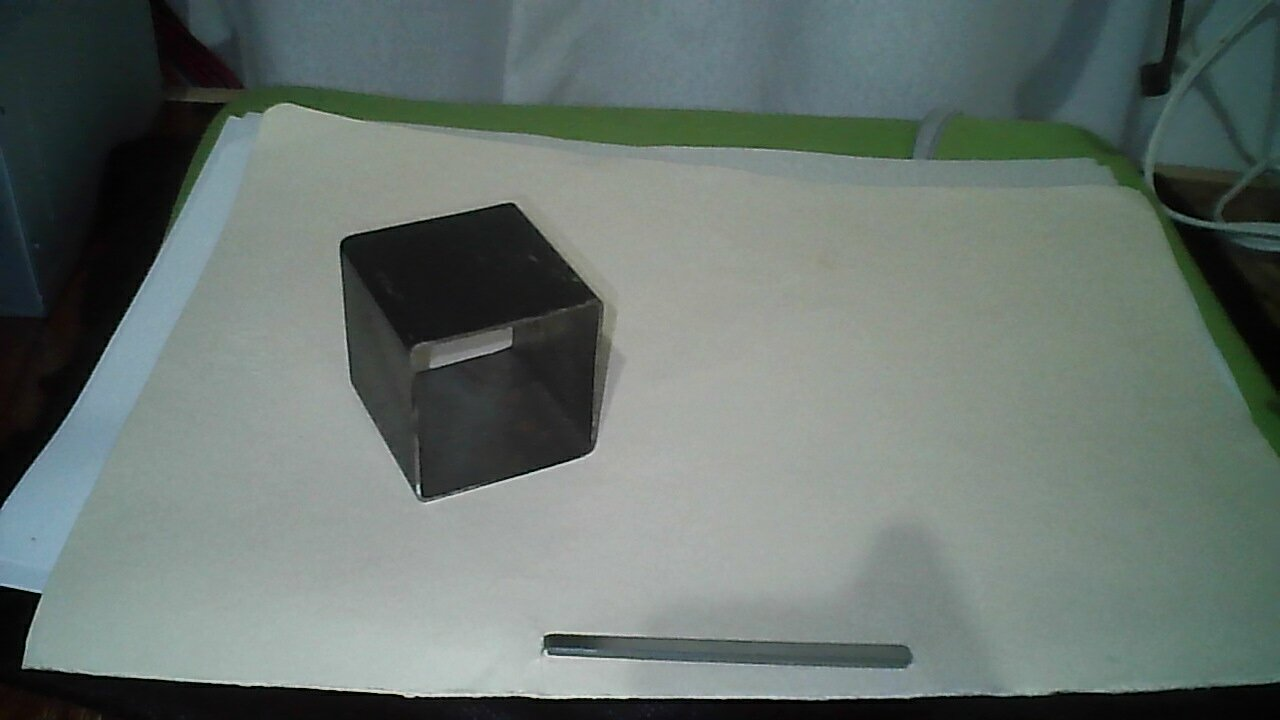
#> input picture notebooks/dataTest/img4.jpg, 1280 x 720 px
$ jupyter execute data_acquisition.ipynb
#> lines starting #> are read from the running program, lines starting #| are printed output that depends on the picture; after the words box and inside, x2 and y2 are one past the last pixel; in counts of white or black regions, pixels touching at a corner belong together
<a href="https://colab.research.google.com/github/97hackbrian/Seeker_ComputerVision/blob/main/notebooks/data_acquisition.ipynb" target="_parent"></a>

[cell 1]
import cv2
import matplotlib.pyplot as plt

[cell 2]
frame=cv2.imread("dataTest/img4.jpg")
#> frame is the input picture: shape (720, 1280, 3); mean B, G, R 110.5, 115.4, 104.2
frame=cv2.cvtColor(frame,cv2.COLOR_BGR2RGB)
print(frame.shape)
#| (720, 1280, 3)
plt.imshow(frame)

[cell 3]
import numpy as np
frame=frame[200:700,268:,:]
#> frame: shape (500, 1012, 3)
#cv2.imwrite("dataTest/img2x.jpeg",frame,None) #ultimo parametro estado de compresion ej: cv2.imwrite('imagen_compresion.jpg', image, [cv2.IMWRITE_JPEG_QUALITY, 90])
print(frame.shape)
#| (500, 1012, 3)
raw=frame

'''
frame_float = frame.astype(np.float32) / 255.0
log_retinex = np.log(frame_float + 1e-3)
log_retinex_filtered = cv2.GaussianBlur(log_retinex, (0, 0),10)
imagen_retinex = np.exp(log_retinex - log_retinex_filtered)
imagen_retinex = (imagen_retinex * 255).astype(np.uint8)
gamma = 15  # Ajusta el valor de gamma según tus necesidades
imagen_retinex_corregida = np.power(imagen_retinex / 255.0, gamma) * 255
imagen_retinex_corregida = imagen_retinex_corregida.astype(np.uint8)

frame=imagen_retinex_corregida
'''


clahe = cv2.createCLAHE(clipLimit=2, tileGridSize=(27,27)) #2,27,27

canal_r,canal_g,canal_b=cv2.split(frame)

canal_r_equalizado = clahe.apply(canal_r)
canal_g_equalizado = clahe.apply(canal_g)
canal_b_equalizado = clahe.apply(canal_b)


# Fusionar los canales de color equalizados para obtener la imagen en color equalizada
frame = cv2.merge((canal_r_equalizado, canal_g_equalizado, canal_b_equalizado))


fig, axes = plt.subplots(1, 2, figsize=(12, 4))
axes[0].imshow(raw)
axes[0].set_title('Sin clahe')
axes[1].imshow(frame)
axes[1].set_title('Con Clahe')
plt.suptitle('CLAHE DIF')
plt.tight_layout()
plt.show()

[cell 4]
frame1=cv2.cvtColor(frame,cv2.COLOR_RGB2YUV)
#> frame1: shape (500, 1012, 3); mean of channels 0, 1, 2 144.9, 126.3, 123
#frame1=frame.copy()
frame2=cv2.cvtColor(frame,cv2.COLOR_RGB2HSV)
#> frame2: shape (500, 1012, 3); mean H, S, V 69.4, 24.2, 149.2
print(frame1.shape)
#| (500, 1012, 3)
print(frame2.shape)
#| (500, 1012, 3)
fig, axes = plt.subplots(1, 2, figsize=(12, 4))  # 1 fila, 3 columnas
# Mostrar las imágenes en los subplots individuales
axes[0].imshow(frame1,cmap="gray")
axes[0].set_title('Imagen 1')
axes[1].imshow(frame2,cmap="gray")
axes[1].set_title('Imagen 2')
# Añadir un título general para toda la figura
plt.suptitle('Múltiples Imágenes')
# Ajustar el espaciado entre subplots
plt.tight_layout()
# Mostrar la figura
plt.show()

[cell 5]
h, s, v = cv2.split(frame2)
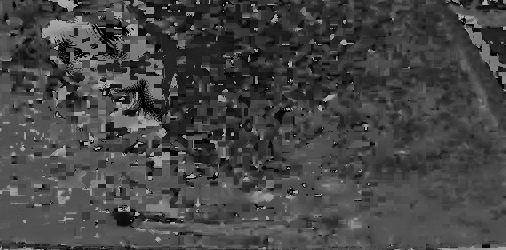
#> h: shape (500, 1012) (shown at 1/2 size); min 0, max 179, mean 69.4


fig, axes = plt.subplots(1, 3, figsize=(12, 4))
axes[0].imshow(h,cmap="gray")
axes[0].set_title('H')
axes[1].imshow(s,cmap="gray")
axes[1].set_title('S')
axes[2].imshow(v,cmap="gray")
axes[2].set_title('V')
plt.suptitle('HSV COMPOSITE')
plt.tight_layout()
plt.show()

[cell 6]
y, u, v = cv2.split(frame1)
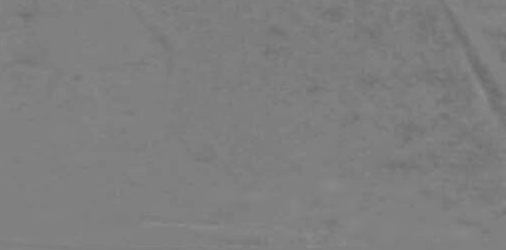
#> u: shape (500, 1012) (shown at 1/2 size); min 106, max 142, mean 126.3


fig, axes = plt.subplots(1, 3, figsize=(12, 4))
axes[0].imshow(y,cmap="gray")
axes[0].set_title('Y')
axes[1].imshow(u,cmap="gray")
axes[1].set_title('U')
axes[2].imshow(v,cmap="gray")
axes[2].set_title('V')
plt.suptitle('YUV COMPOSITE')
plt.tight_layout()
plt.show()

Probando con HSVFull

[cell 7]
import numpy as np
HSV=frame2
H, S, V = cv2.split(HSV)
print(type(H))
#| <class 'numpy.ndarray'>
factor_H = 0 * 255
factor_S = 0.01 * 255
factor_V = 0.02 * 255

# Realizar las multiplicaciones
H = np.clip(H * factor_H / 255, 0, 255).astype(np.uint8)
#> H: shape (500, 1012); every value is 0
S = np.clip(S * factor_S / 255, 0, 255).astype(np.uint8)
V = np.clip(V * factor_V / 255, 0, 255).astype(np.uint8)
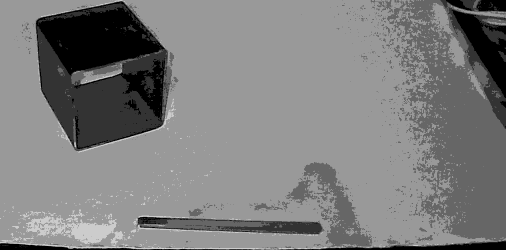
#> V: shape (500, 1012) (shown at 1/2 size); min 0, max 5, mean 2.46; drawn with min black and max white

merged_hsv = cv2.merge((H, S, V))
#> merged_hsv: shape (500, 1012, 3); mean H, S, V 0, 0.0172, 2.46
print(merged_hsv.shape)
#| (500, 1012, 3)
merged_hsv=cv2.cvtColor(merged_hsv,cv2.COLOR_HSV2RGB)
merged_hsv=cv2.cvtColor(merged_hsv,cv2.COLOR_RGB2GRAY)
#> merged_hsv: shape (500, 1012)
plt.imshow(merged_hsv,cmap="gray")
plt.show()

[cell 8]
HSV = frame2
H, S, V = cv2.split(HSV)

# Realiza las operaciones solo en los canales H y S
factor_H = 0.39
factor_S = 2.89
factor_V = 0

H = np.clip(H * factor_H, 0, 255).astype(np.uint8)
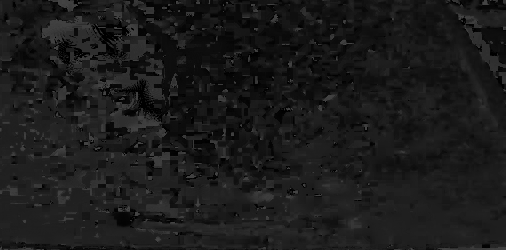
#> H: shape (500, 1012) (shown at 1/2 size); min 0, max 69, mean 26.6
S = np.clip(S * factor_S, 0, 255).astype(np.uint8)
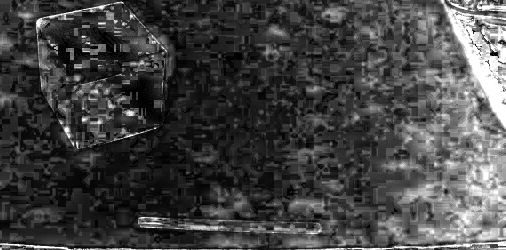
#> S: shape (500, 1012) (shown at 1/2 size); min 0, max 255, mean 67.4

V = np.clip(V * factor_V, 0, 255).astype(np.uint8)


# Suma los canales H y S
combined_channel = cv2.add(H, S,V)
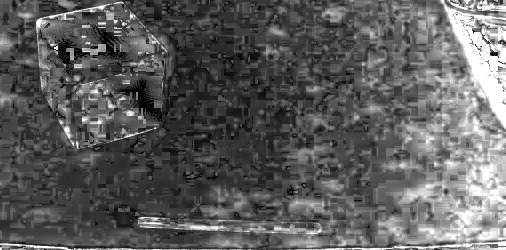
#> combined_channel: shape (500, 1012) (shown at 1/2 size); min 0, max 255, mean 93.3

# Convierte el canal combinado a una imagen en escala de grises
gray_image = combined_channel

# Muestra la imagen en escala de grises
plt.imshow(gray_image, cmap="gray")
plt.show()

[cell 9]
import cv2
import numpy as np
import matplotlib.pyplot as plt

# Supongamos que tienes una imagen en el espacio de color HSV
HSV = frame2

# Extraer la componente V (Valor)
H, S, V = cv2.split(HSV)

# Definir un umbral para la binarización
umbral = 10  # Ajusta este valor según tu preferencia 33, 80,66

# Binarizar la componente V
#mascara_binarizada = (V <= umbral).astype(np.uint8)  # Convertir a 0 (negro) o 1


mascara_binarizada = cv2.adaptiveThreshold(V, 290, cv2.ADAPTIVE_THRESH_GAUSSIAN_C, cv2.THRESH_BINARY_INV, 201, 40)
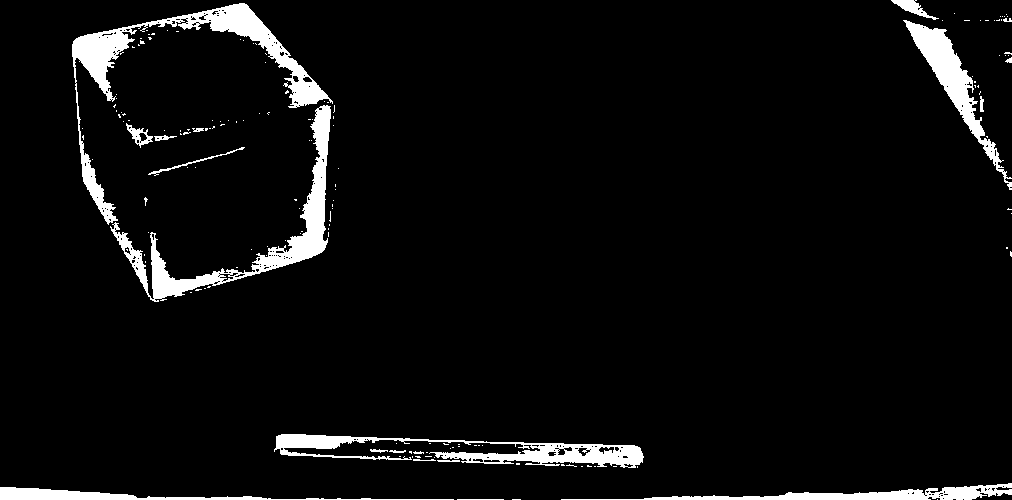
#> mascara_binarizada: shape (500, 1012); 5.2% white; 159 white regions (139 under 20 px), largest, box (x1, y1, x2, y2) and area: (72, 3, 333, 225) 6656, (110, 105, 331, 302) 5723, (274, 434, 644, 468) 4495
#mascara_binarizada = (mascara_binarizada <= umbral).astype(np.uint8)  # Convertir a 0 (negro) o 1


# Multiplicar la componente V por la máscara binarizada
V_binarizada = V * mascara_binarizada

# Reconstruir la imagen HSV con la componente V binarizada
HSV_binarizado = cv2.merge([H, S, V_binarizada])
#> HSV_binarizado: shape (500, 1012, 3); mean H, S, V 69.4, 24.2, 10.9

# Convertir la imagen binarizada de vuelta a BGR para mostrarla
imagen_binarizada_bgr = cv2.cvtColor(HSV_binarizado, cv2.COLOR_HSV2RGB)

# Mostrar la imagen binarizada
plt.imshow(imagen_binarizada_bgr)
plt.show()

[cell 10]
h, s, v = cv2.split(HSV_binarizado)


fig, axes = plt.subplots(1, 3, figsize=(12, 4))
axes[0].imshow(h,cmap="gray")
axes[0].set_title('H')
axes[1].imshow(s,cmap="gray")
axes[1].set_title('S')
axes[2].imshow(v,cmap="gray")
axes[2].set_title('V')
plt.suptitle('HSV COMPOSITE')
plt.tight_layout()
plt.show()

[cell 11]
s2=s
v2=v
factor_s = 0.05#0.045,0.22,0.01,       0.1
s2 = np.clip(s2 * factor_s, 0, 255).astype(np.uint8)

suma_SV = cv2.add(v2, s2)

# Crear una imagen en escala de grises a partir de la suma de S y V
imagen_gris = suma_SV

# Mostrar la imagen en escala de grises
plt.figure(figsize=(10, 7))
plt.imshow(imagen_gris, cmap="gray")
plt.show()

Filter

[cell 12]
def Cannycontours(imagen,u1,u2,b1,b2):
#> called with u1 = 0, u2 = 402, b1 = 11, b2 = 11
        img = cv2.GaussianBlur(imagen,(b1,b2),0)
        Canny = cv2.Canny(img, u1, u2)
#> Canny: shape (500, 1012); 0.95% white in thin lines or dots
        return Canny

def apply_dilation(imagen, dilation_iterations):
#> called with dilation_iterations = 7
        kernel = np.ones((2, 2), np.uint8)
        dilation = cv2.dilate(imagen, kernel, iterations=dilation_iterations)
#> dilation: shape (500, 1012); 7.1% white; 6 white regions
        return dilation

def draw(imagen,imagenOR):
        contours, _ = cv2.findContours(imagen, cv2.RETR_EXTERNAL, cv2.CHAIN_APPROX_SIMPLE)
#> contours = 5 contours; box (x1, y1, x2, y2) and area: (72, 3, 341, 309) 63355, (275, 433, 651, 476) 11126, (892, 2, 1012, 197) 6182, (560, 482, 1012, 500) 2530, (0, 486, 461, 500) 1753
        cv2.drawContours(imagenOR, contours, -1, (0, 255, 0), 2)
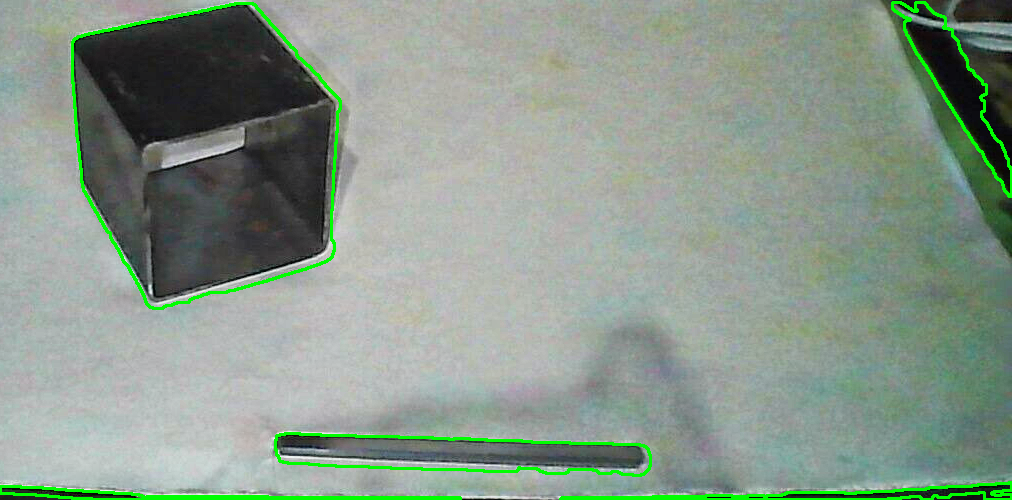
#> imagenOR: shape (500, 1012, 3); mean R, G, B 136.7, 151.9, 138.9
        return imagenOR

[cell 13]
ImagenCanny=Cannycontours(imagen_gris,0,402,11,11)#ImagenCanny=Cannycontours(imagen_gris,230,40,1,1),,,0,100,7,7

plt.figure(figsize=(10, 7))
plt.imshow(ImagenCanny, cmap="gray")
plt.show()

[cell 14]
ImagenDilatation=apply_dilation(ImagenCanny,7)
plt.figure(figsize=(10, 7))
plt.imshow(ImagenDilatation, cmap="gray")
plt.show()

[cell 15]
Contornos=draw(ImagenDilatation,frame)
plt.figure(figsize=(10, 7))
plt.imshow(Contornos)
plt.show()

[cell 16]
cv2.imwrite("dataTest/img4x.jpeg",Contornos,None)
#> Out = True

$ run again, with notebooks/dataTest/img1.jpg copied over notebooks/dataTest/img4.jpg
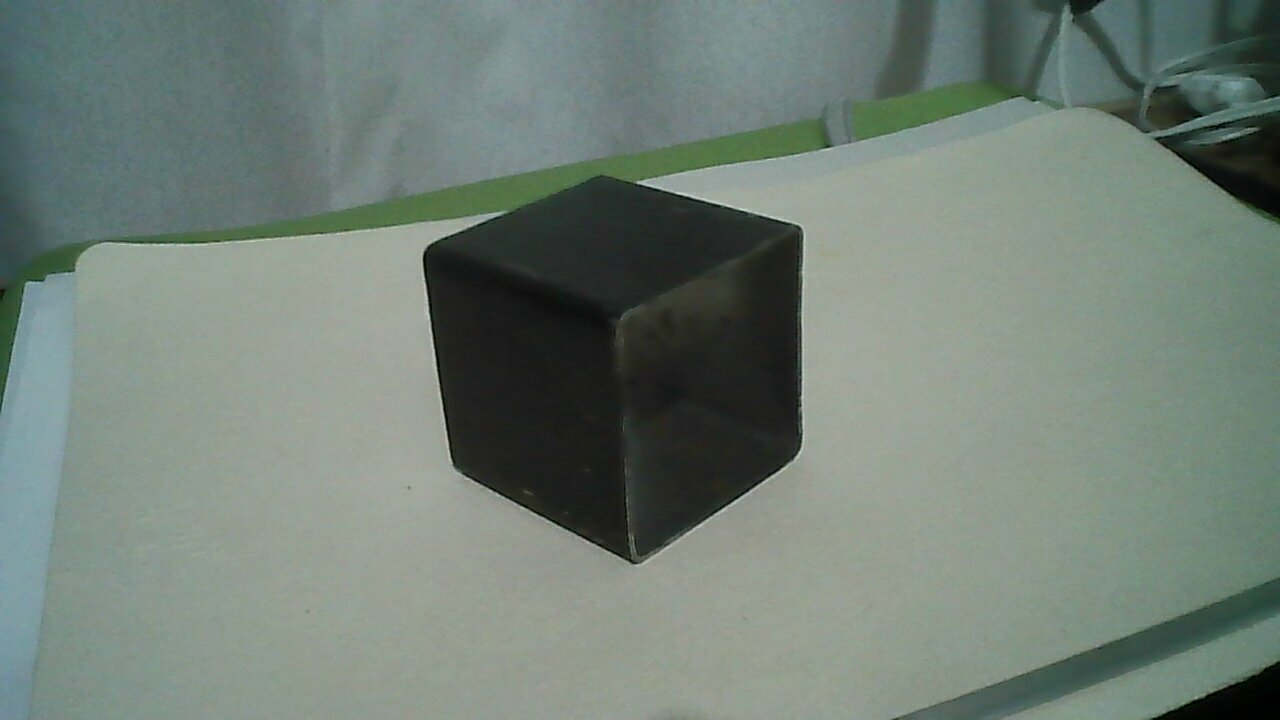
#> input picture notebooks/dataTest/img1.jpg, 1280 x 720 px
#> frame is the input picture: shape (720, 1280, 3); mean B, G, R 118.6, 127.6, 114.1
#| (720, 1280, 3)
#| (500, 1012, 3)
#> frame1: shape (500, 1012, 3); mean of channels 0, 1, 2 138.8, 124.9, 122.9
#> frame2: shape (500, 1012, 3); mean H, S, V 60.9, 28.7, 143.8
#| (500, 1012, 3)
#| (500, 1012, 3)
#| <class 'numpy.ndarray'>
#| (500, 1012, 3)
#> `mascara_binarizada = cv2.adaptiveThreshold(V, 290, cv2.ADAPTIVE_THRESH..`:
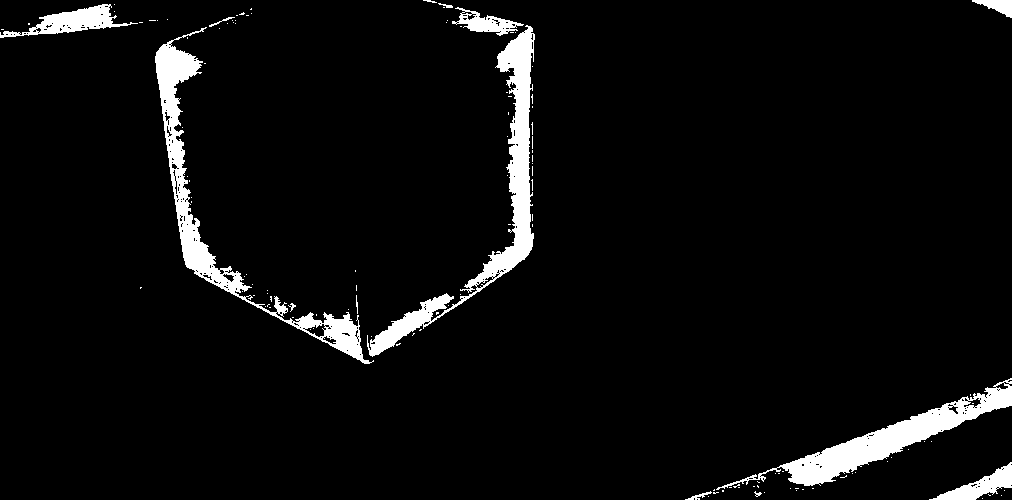
#> mascara_binarizada: shape (500, 1012); 4.9% white; 123 white regions (109 under 20 px), largest, box (x1, y1, x2, y2) and area: (367, 25, 535, 357) 7105, (155, 27, 374, 364) 7055, (716, 378, 1012, 490) 6123
#> HSV_binarizado: shape (500, 1012, 3); mean H, S, V 60.9, 28.7, 9.8
#> Canny: shape (500, 1012); 0.57% white in thin lines or dots, all inside (x1, y1, x2, y2) = (155, 0, 1012, 500)
#> dilation: shape (500, 1012); 4.7% white; 7 white regions
#> contours = 7 contours; box (x1, y1, x2, y2) and area: (155, 5, 542, 372) 20857, (782, 406, 1012, 493) 2354, (176, 132, 222, 264) 1390, (930, 462, 1012, 500) 732, (220, 266, 258, 295) 418, (972, 0, 1012, 25) 397, (977, 487, 1012, 500) 251
#> in draw, `cv2.drawContours(imagenOR, contours, -1, (0, 255, 0), 2)`:
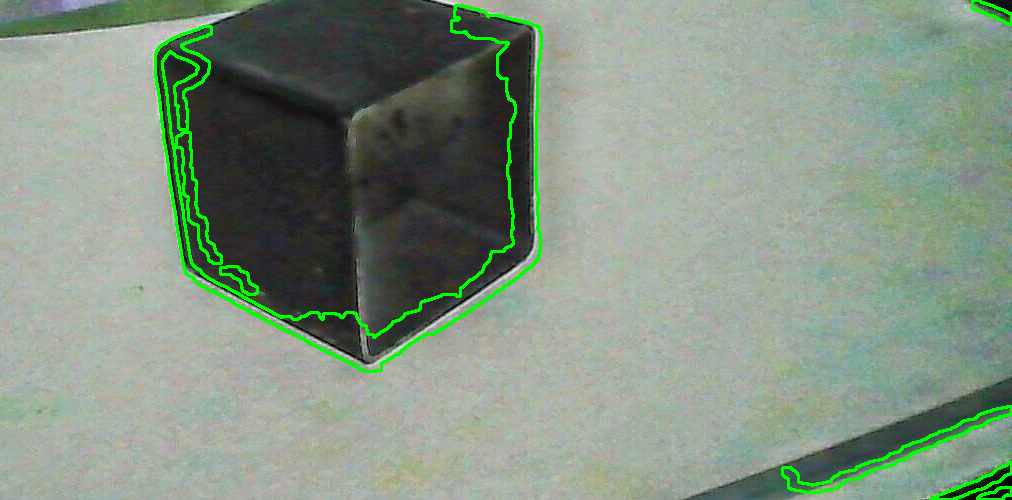
#> imagenOR: shape (500, 1012, 3); mean R, G, B 131, 146.8, 130.1
#> Out = True

$ run again, with notebooks/dataTest/img2.jpg copied over notebooks/dataTest/img4.jpg
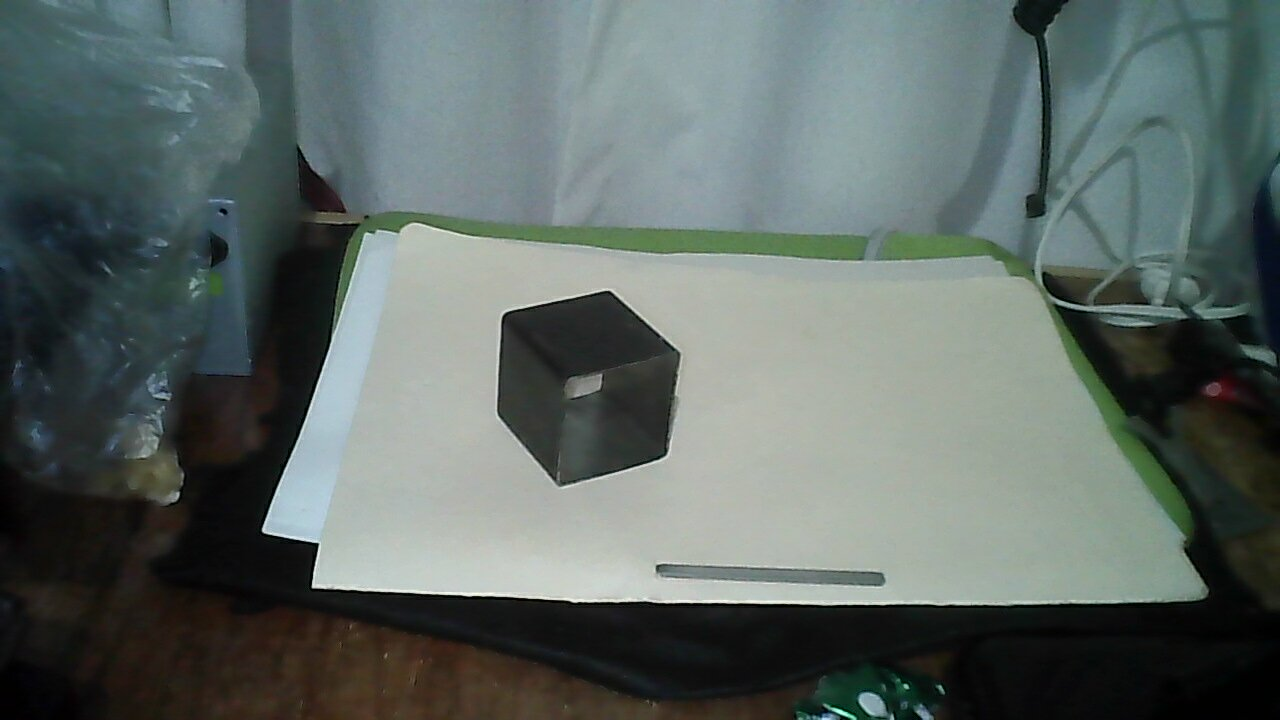
#> input picture notebooks/dataTest/img2.jpg, 1280 x 720 px
#> frame is the input picture: shape (720, 1280, 3); mean B, G, R 100.9, 104.3, 93.5
#| (720, 1280, 3)
#| (500, 1012, 3)
#> frame1: shape (500, 1012, 3); mean of channels 0, 1, 2 125.9, 126.3, 124.7
#> frame2: shape (500, 1012, 3); mean H, S, V 66.4, 38.4, 131.4
#| (500, 1012, 3)
#| (500, 1012, 3)
#| <class 'numpy.ndarray'>
#| (500, 1012, 3)
#> `mascara_binarizada = cv2.adaptiveThreshold(V, 290, cv2.ADAPTIVE_THRESH..`:
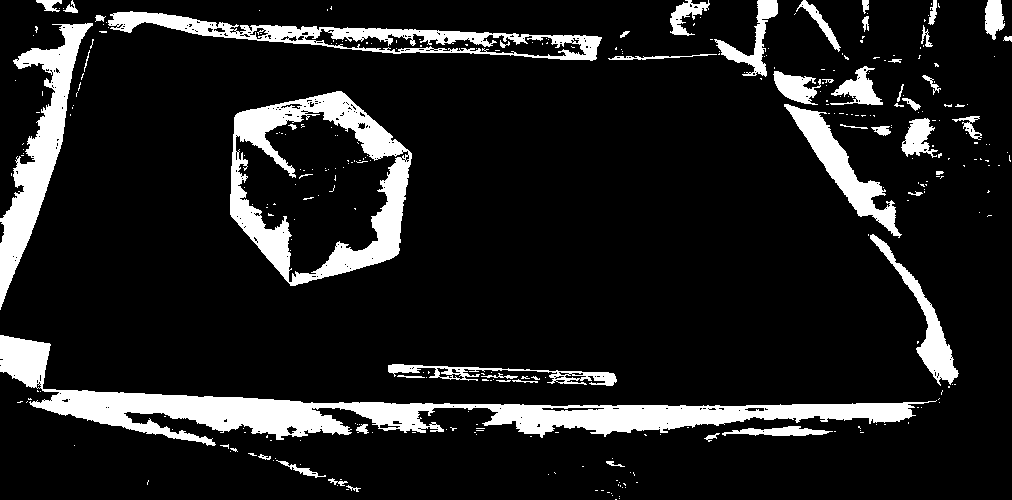
#> mascara_binarizada: shape (500, 1012); 12.5% white; 327 white regions (276 under 20 px), largest, box (x1, y1, x2, y2) and area: (0, 335, 937, 446) 21412, (230, 91, 412, 286) 11314, (0, 23, 93, 310) 7355
#> HSV_binarizado: shape (500, 1012, 3); mean H, S, V 66.4, 38.4, 25.8
#> Canny: shape (500, 1012); 1.6% white in thin lines or dots
#> dilation: shape (500, 1012); 12.8% white; 15 white regions
#> contours = 14 contours; largest, box (x1, y1, x2, y2) and area: (0, 334, 948, 453) 33358, (229, 91, 420, 293) 29857, (710, 0, 966, 396) 13428, (0, 23, 100, 316) 6199, (388, 363, 624, 393) 4777
#> in draw, `cv2.drawContours(imagenOR, contours, -1, (0, 255, 0), 2)`:
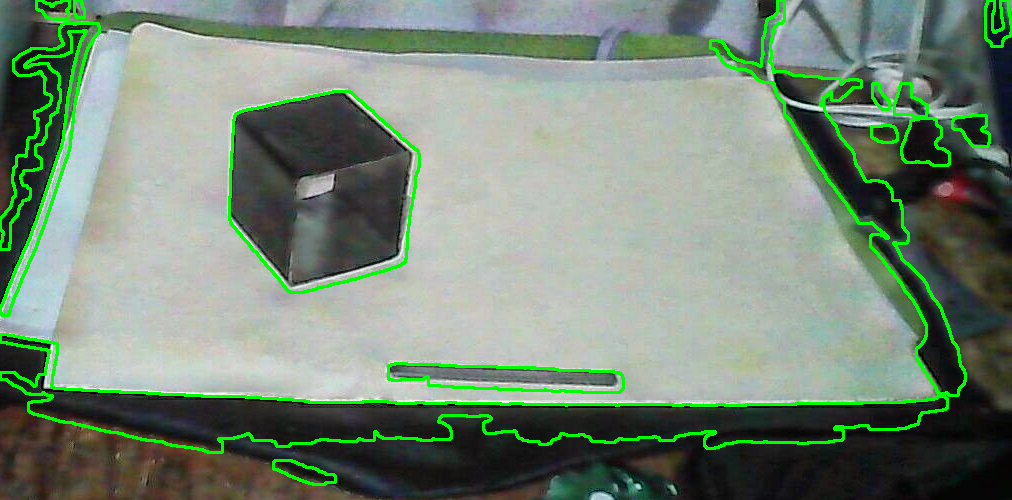
#> imagenOR: shape (500, 1012, 3); mean R, G, B 118, 135.8, 118.2
#> Out = True
